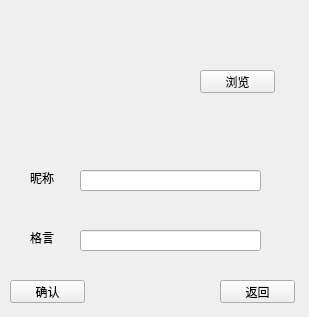
<?xml version="1.0" encoding="UTF-8"?>
<ui version="4.0">
 <class>Setting</class>
 <widget class="QWidget" name="Setting">
  <property name="geometry">
   <rect>
    <x>0</x>
    <y>0</y>
    <width>309</width>
    <height>317</height>
   </rect>
  </property>
  <property name="windowTitle">
   <string>Form</string>
  </property>
  <widget class="QLabel" name="motto">
   <property name="geometry">
    <rect>
     <x>30</x>
     <y>230</y>
     <width>53</width>
     <height>15</height>
    </rect>
   </property>
   <property name="text">
    <string>格言</string>
   </property>
  </widget>
  <widget class="QLineEdit" name="lineEdit_motto">
   <property name="geometry">
    <rect>
     <x>80</x>
     <y>230</y>
     <width>181</width>
     <height>21</height>
    </rect>
   </property>
  </widget>
  <widget class="QLineEdit" name="lineEdit_userName">
   <property name="geometry">
    <rect>
     <x>80</x>
     <y>170</y>
     <width>181</width>
     <height>21</height>
    </rect>
   </property>
  </widget>
  <widget class="QLabel" name="userName">
   <property name="geometry">
    <rect>
     <x>30</x>
     <y>170</y>
     <width>53</width>
     <height>15</height>
    </rect>
   </property>
   <property name="text">
    <string>昵称</string>
   </property>
  </widget>
  <widget class="QPushButton" name="ok">
   <property name="geometry">
    <rect>
     <x>10</x>
     <y>280</y>
     <width>75</width>
     <height>23</height>
    </rect>
   </property>
   <property name="text">
    <string>确认</string>
   </property>
  </widget>
  <widget class="QPushButton" name="back">
   <property name="geometry">
    <rect>
     <x>220</x>
     <y>280</y>
     <width>75</width>
     <height>23</height>
    </rect>
   </property>
   <property name="text">
    <string>返回</string>
   </property>
  </widget>
  <widget class="QPushButton" name="findImage">
   <property name="geometry">
    <rect>
     <x>200</x>
     <y>70</y>
     <width>75</width>
     <height>23</height>
    </rect>
   </property>
   <property name="text">
    <string>浏览</string>
   </property>
  </widget>
  <widget class="ImageLabel" name="imageLabel">
   <property name="geometry">
    <rect>
     <x>30</x>
     <y>20</y>
     <width>120</width>
     <height>120</height>
    </rect>
   </property>
  </widget>
 </widget>
 <customwidgets>
  <customwidget>
   <class>ImageLabel</class>
   <extends>QLabel</extends>
   <header>imagelabel.h</header>
  </customwidget>
 </customwidgets>
 <resources/>
 <connections/>
</ui>
